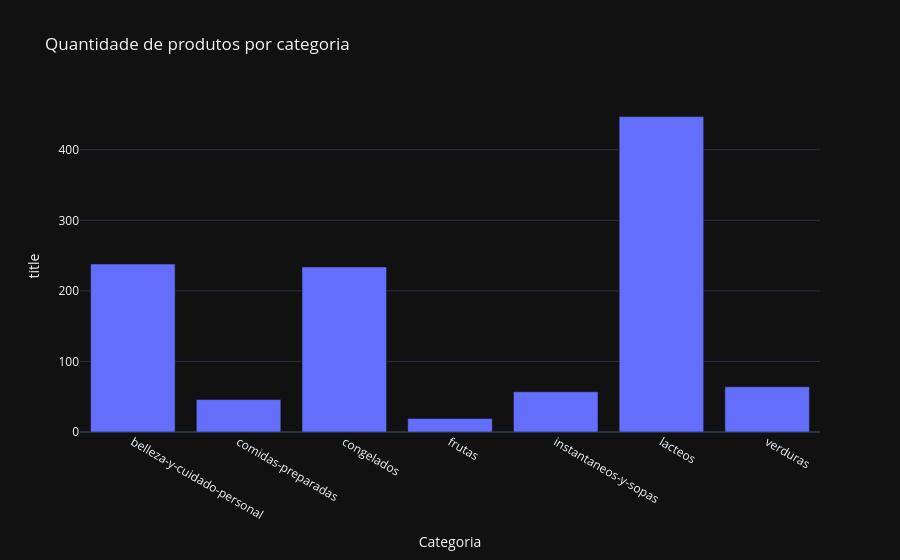

The notebook cell this image was saved under:
### Code cell
import plotly.express as px

fig = px.bar(
    categoria_qtd,
    x="Categoria",
    y="title",
    title="Quantidade de produtos por categoria"
)

fig.show()

### Figure 1 — Plotly figure (JSON) as saved in the notebook; plotly's stock layout.template omitted (floating-point values rounded to 4 significant figures)
{"data": [{"hovertemplate": "Categoria=%{x}<br>title=%{y}<extra></extra>", "legendgroup": "", "marker": {"color": "#636efa", "pattern": {"shape": ""}}, "name": "", "orientation": "v", "showlegend": false, "textposition": "auto", "x": ["belleza-y-cuidado-personal", "comidas-preparadas", "congelados", "frutas", "instantaneos-y-sopas", "lacteos", "verduras"], "xaxis": "x", "y": [238, 46, 234, 19, 57, 447, 64], "yaxis": "y", "type": "bar"}], "layout": {"xaxis": {"anchor": "y", "domain": [0.0, 1.0], "title": {"text": "Categoria"}}, "yaxis": {"anchor": "x", "domain": [0.0, 1.0], "title": {"text": "title"}}, "legend": {"tracegroupgap": 0}, "title": {"text": "Quantidade de produtos por categoria"}, "barmode": "relative"}}
